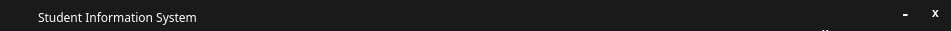
    <widget class="QFrame" name="frame_3">
     <property name="geometry">
      <rect>
       <x>10</x>
       <y>10</y>
       <width>951</width>
       <height>31</height>
      </rect>
     </property>
     <property name="styleSheet">
      <string notr="true">background-color:rgb(26, 26, 26);border:none</string>
     </property>
     <property name="frameShape">
      <enum>QFrame::StyledPanel</enum>
     </property>
     <property name="frameShadow">
      <enum>QFrame::Raised</enum>
     </property>
     <widget class="QPushButton" name="btnExitApp">
      <property name="geometry">
       <rect>
        <x>920</x>
        <y>0</y>
        <width>31</width>
        <height>28</height>
       </rect>
      </property>
      <property name="font">
       <font>
        <family>Lucida Console</family>
        <pointsize>9</pointsize>
        <weight>75</weight>
        <bold>true</bold>
       </font>
      </property>
      <property name="styleSheet">
       <string notr="true">color:white;border:none</string>
      </property>
      <property name="text">
       <string>x</string>
      </property>
      <property name="flat">
       <bool>true</bool>
      </property>
     </widget>
     <widget class="QLabel" name="label">
      <property name="geometry">
       <rect>
        <x>38</x>
        <y>9</y>
        <width>161</width>
        <height>16</height>
       </rect>
      </property>
      <property name="font">
       <font>
        <family>Impact</family>
       </font>
      </property>
      <property name="styleSheet">
       <string notr="true">color:white;border:none
</string>
      </property>
      <property name="text">
       <string>Student Information System</string>
      </property>
     </widget>
     <widget class="QLabel" name="label_2">
      <property name="geometry">
       <rect>
        <x>10</x>
        <y>8</y>
        <width>21</width>
        <height>16</height>
       </rect>
      </property>
      <property name="styleSheet">
       <string notr="true">border:none</string>
      </property>
      <property name="text">
       <string/>
      </property>
      <property name="pixmap">
       <pixmap>images/students.png</pixmap>
      </property>
      <property name="scaledContents">
       <bool>true</bool>
      </property>
     </widget>
     <widget class="QPushButton" name="pushButton_6">
      <property name="geometry">
       <rect>
        <x>810</x>
        <y>20</y>
        <width>31</width>
        <height>28</height>
       </rect>
      </property>
      <property name="font">
       <font>
        <family>Lucida Console</family>
        <pointsize>9</pointsize>
        <weight>75</weight>
        <bold>true</bold>
       </font>
      </property>
      <property name="styleSheet">
       <string notr="true">color:white</string>
      </property>
      <property name="text">
       <string>x</string>
      </property>
      <property name="flat">
       <bool>true</bool>
      </property>
     </widget>
     <widget class="QPushButton" name="btnMinimizeApp">
      <property name="geometry">
       <rect>
        <x>890</x>
        <y>0</y>
        <width>31</width>
        <height>28</height>
       </rect>
      </property>
      <property name="font">
       <font>
        <family>Lucida Console</family>
        <pointsize>12</pointsize>
        <weight>75</weight>
        <bold>true</bold>
       </font>
      </property>
      <property name="styleSheet">
       <string notr="true">color:white;border:none</string>
      </property>
      <property name="text">
       <string>-</string>
      </property>
      <property name="flat">
       <bool>true</bool>
      </property>
     </widget>
    </widget>
